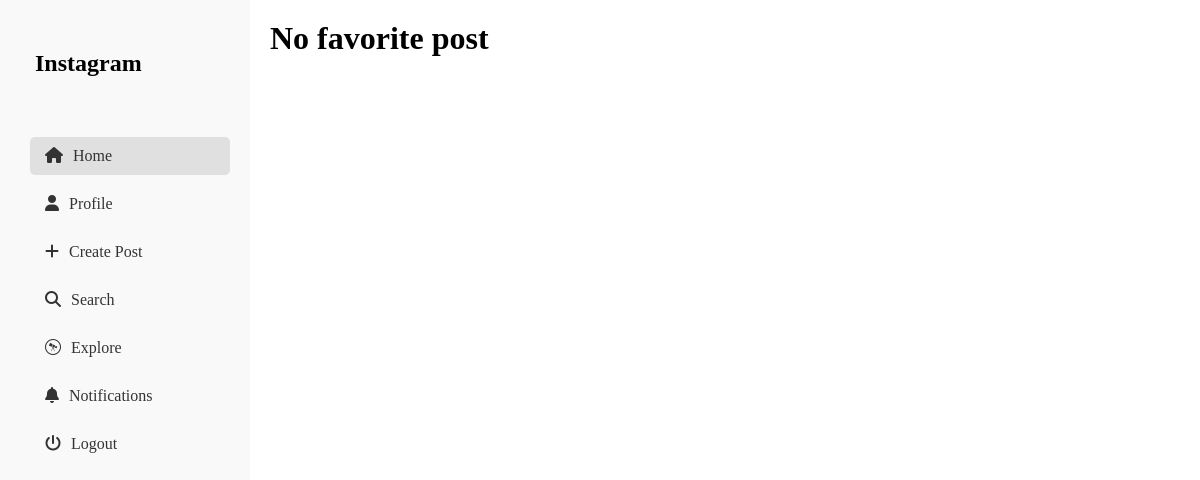
Page /favoritepostlist (signed in) on the earlier database version.
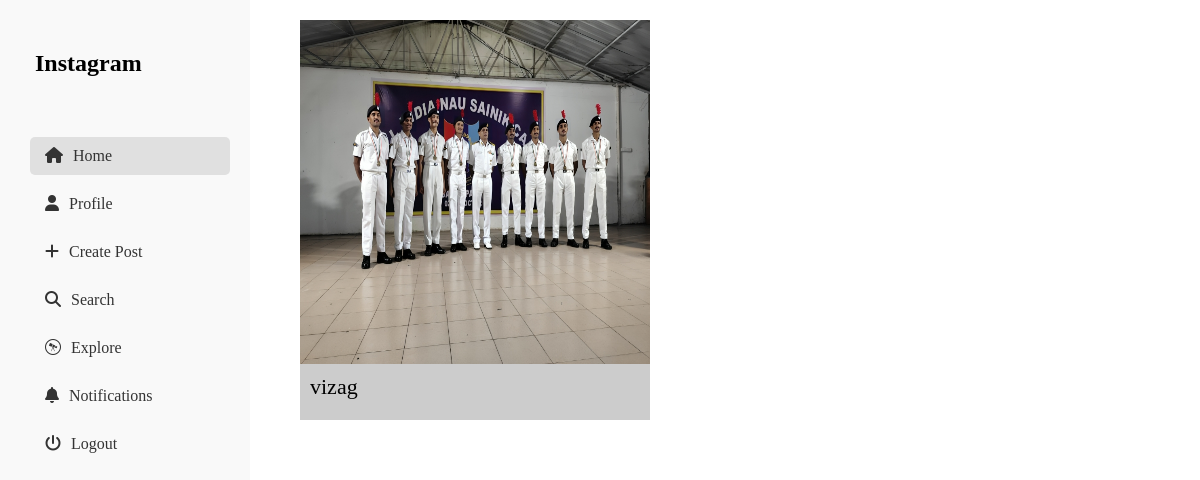
Same page on the later database version.
### social/models.py (models this page shows, shortened)
class Post(models.Model):
    user=models.ForeignKey(User,on_delete=models.CASCADE,related_name='post')
    image=models.ImageField(upload_to='images/')
    caption=models.CharField(max_length=50)
    timestamp = models.DateTimeField(auto_now_add=True)
    likes=models.IntegerField(default=0)

### social/views.py (the view)
# urls.py: path('favoritepostlist',views.favoritepostlist,name='favoritepostlist'),
def favoritepostlist(req):
    user=req.user
    profile=user.profile
    favorite_post=profile.favorite.all()
    return render(req,'favoritepost.html',{'favorite_post':favorite_post})

### social/templates/favoritepost.html
{% extends "base.html" %}
{% block container %}
    <div class="favorite_post">
    {% if favorite_post %}
    {% for i in favorite_post %}
    <div class="post">
        <div class="image">
            <img src="{{i.image.url}}" alt="">
        </div>
        <div class="caption">
            <p>{{i.caption}}</p>
        </div>
    </div>
    {% endfor %}
    {% else %}
    <h1>No favorite post</h1>
    {% endif %}
{% endblock container %}

### social/templates/base.html (shortened to what this page needs)
{% block header %}
{% load static %}
<!DOCTYPE html>
<html lang="en">
<head>
    <link rel="stylesheet" href="{% static 'css/style.css' %}">
</head>
<body>
    <div class="container">
        <div class="sidebar">
            <h2>Instagram</h2>
            <ul class="sidebar-nav">
                <li><a href="home" class="active"><i class="fa-solid fa-house"></i><span>Home</span></a></li>
                <li><a href="profile"><i class="fa-solid fa-user"></i><span>Profile</span></a></li>
                <li><a href="createpost"><i class="fa-solid fa-plus"></i><span>Create Post</span></a></li>
                <li><a href="#"><i class="fa-solid fa-magnifying-glass"></i><span>Search</span></a></li>
                <li><a href="#"><i class="fa-brands fa-wpexplorer"></i><span>Explore</span></a></li>
                <li><a href="#"><i class="fa-solid fa-bell"></i><span>Notifications</span></a></li>
                <li><a href="logout"><i class="fa-solid fa-power-off"></i><span>Logout</span></a></li>
            </ul>
        </div>
        <div class="content">
            {% block container %}{% endblock container %}
        </div>
    </div>
    {% endblock header %}
    {% block footer %}
</body>
</html>
{% endblock footer %}

### social/static/css/style.css (style rules this page uses)
* { margin: 0; padding: 0; box-sizing: border-box; }
html, body { height: 100%; margin: 0; padding: 0; }
.container { display: flex; height: 100vh; }
.container .sidebar { width: 250px; background-color: #f9f9f9; padding: 20px; overflow-y: auto; }
.container .sidebar h2 { margin-bottom: 50px; margin-top: 20px; padding: 10px 15px; }
.container .sidebar .sidebar-nav { list-style: none; padding: 0; margin: 0; }
.container .sidebar .sidebar-nav li { margin-bottom: 10px; }
.container .sidebar .sidebar-nav li a { display: block; text-decoration: none; color: #333; padding: 10px 15px; border-radius: 5px; }
.container .sidebar .sidebar-nav li a span { margin-left: 10px; }
.container .sidebar .sidebar-nav li a:hover, .sidebar-nav li a.active { background-color: #e0e0e0; color: #000; }
.content { flex: 1; overflow-y: auto; padding: 20px; }
.allprofiles .pr p, a { padding-top: 10px; margin-left: 10px; }
.favorite_post { width: 100%; display: flex; flex-wrap: wrap; }
.favorite_post .post { width: 350px; height: 50vh; margin-bottom: 20px; margin-left: 30px; }
.favorite_post .post .image { width: 100%; height: 43vh; }
.favorite_post .post .image img { width: 100%; height: 100%; background-size: cover; background-repeat: no-repeat; }
.favorite_post .post .caption { height: 7vh; background-color: #ccc; }
.favorite_post .post .caption p { font-size: 22px; padding: 10px; }

Differences in the rows shown:
added Post: image (picture), caption "vizag"
Other differences:
text no longer shown: "No favorite post"
